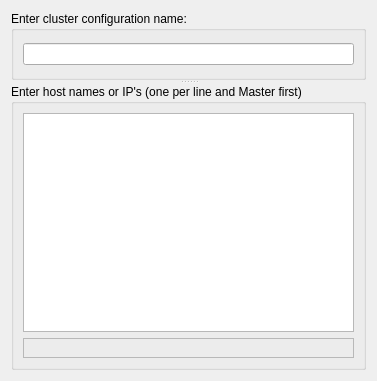
<?xml version="1.0" encoding="UTF-8"?>
<ui version="4.0">
 <class>ClusterDialog</class>
 <widget class="QDialog" name="ClusterDialog">
  <property name="geometry">
   <rect>
    <x>0</x>
    <y>0</y>
    <width>377</width>
    <height>381</height>
   </rect>
  </property>
  <property name="sizePolicy">
   <sizepolicy hsizetype="Fixed" vsizetype="Fixed">
    <horstretch>0</horstretch>
    <verstretch>0</verstretch>
   </sizepolicy>
  </property>
  <property name="windowTitle">
   <string>Cluster Configuration</string>
  </property>
  <layout class="QGridLayout" name="gridLayout">
   <item row="0" column="0">
    <widget class="QSplitter" name="splitter">
     <property name="orientation">
      <enum>Qt::Vertical</enum>
     </property>
     <widget class="QGroupBox" name="groupBox_2">
      <property name="sizePolicy">
       <sizepolicy hsizetype="Expanding" vsizetype="Expanding">
        <horstretch>0</horstretch>
        <verstretch>0</verstretch>
       </sizepolicy>
      </property>
      <property name="title">
       <string>Enter cluster configuration name:</string>
      </property>
      <layout class="QVBoxLayout" name="verticalLayout">
       <item>
        <widget class="QLineEdit" name="confName"/>
       </item>
      </layout>
     </widget>
     <widget class="QGroupBox" name="groupBox">
      <property name="title">
       <string>Enter host names or IP's (one per line and Master first)</string>
      </property>
      <layout class="QGridLayout" name="gridLayout_2">
       <item row="0" column="0">
        <widget class="QTextEdit" name="clusterEditor">
         <property name="html">
          <string>&lt;!DOCTYPE HTML PUBLIC &quot;-//W3C//DTD HTML 4.0//EN&quot; &quot;http://www.w3.org/TR/REC-html40/strict.dtd&quot;&gt;
&lt;html&gt;&lt;head&gt;&lt;meta name=&quot;qrichtext&quot; content=&quot;1&quot; /&gt;&lt;style type=&quot;text/css&quot;&gt;
p, li { white-space: pre-wrap; }
&lt;/style&gt;&lt;/head&gt;&lt;body style=&quot; font-family:'Sans Serif'; font-size:9pt; font-weight:400; font-style:normal;&quot;&gt;
&lt;p style=&quot;-qt-paragraph-type:empty; margin-top:0px; margin-bottom:0px; margin-left:0px; margin-right:0px; -qt-block-indent:0; text-indent:0px;&quot;&gt;&lt;br /&gt;&lt;/p&gt;&lt;/body&gt;&lt;/html&gt;</string>
         </property>
        </widget>
       </item>
       <item row="1" column="0">
        <widget class="QFrame" name="frame">
         <property name="frameShape">
          <enum>QFrame::StyledPanel</enum>
         </property>
         <property name="frameShadow">
          <enum>QFrame::Raised</enum>
         </property>
         <layout class="QHBoxLayout" name="horizontalLayout">
          <item>
           <widget class="QDialogButtonBox" name="buttonBox">
            <property name="standardButtons">
             <set>QDialogButtonBox::NoButton</set>
            </property>
            <property name="centerButtons">
             <bool>true</bool>
            </property>
           </widget>
          </item>
         </layout>
        </widget>
       </item>
      </layout>
     </widget>
    </widget>
   </item>
  </layout>
 </widget>
 <resources/>
 <connections/>
</ui>
